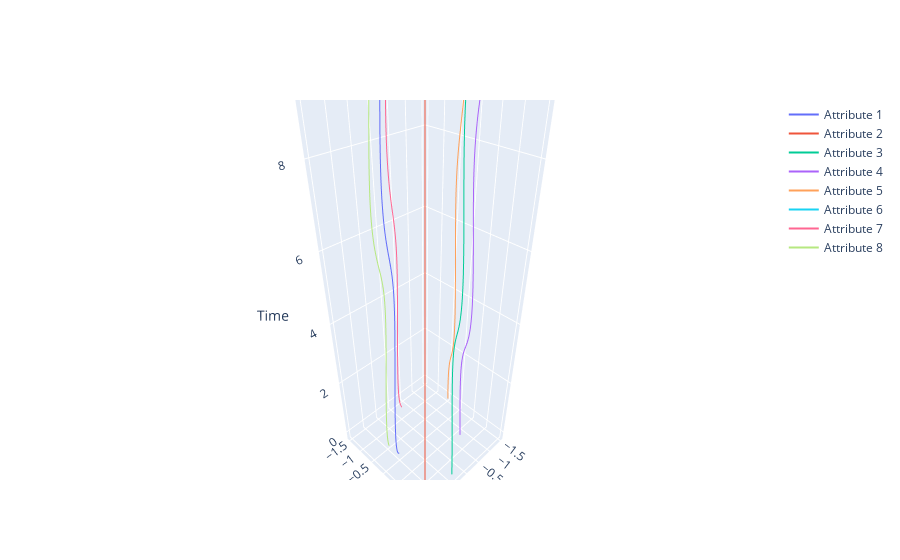

The cell this chart's notebook holds for it:
### Code cell
import plotly.graph_objects as go
import numpy as np

# Fake data
time = np.linspace(0, 10, 100)
n_attributes = 8
angles = np.linspace(0, 2*np.pi, n_attributes, endpoint=False)

fig = go.Figure()

for i, angle in enumerate(angles):
    x = np.cos(angle) * np.ones_like(time)  # radial direction
    y = np.sin(angle) * np.ones_like(time)
    z = time
    values = np.sin(time + i) * 0.5  # some dummy data variation
    fig.add_trace(go.Scatter3d(x=x + values, y=y + values, z=z,
                               mode='lines',
                               name=f'Attribute {i+1}'))

fig.update_layout(scene=dict(
    xaxis_title='Radial X',
    yaxis_title='Radial Y',
    zaxis_title='Time'
))
fig.show()
